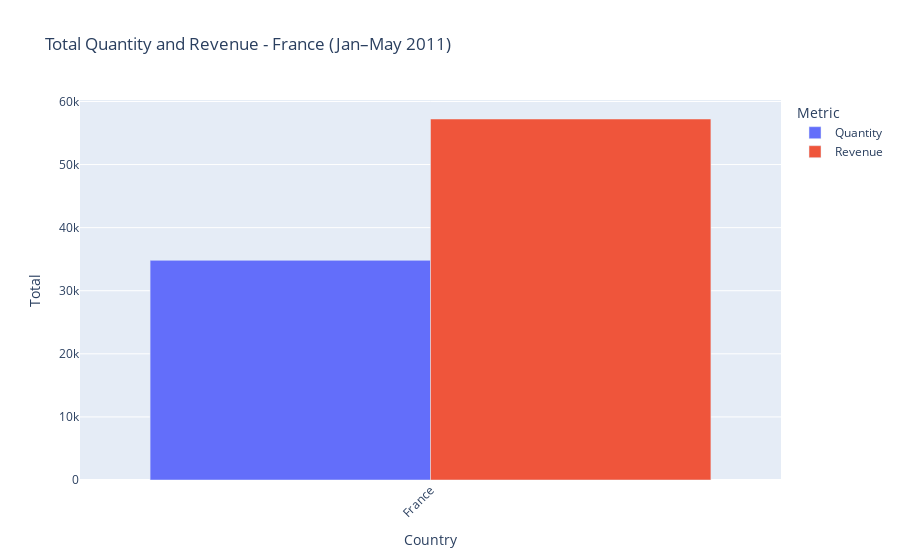

The notebook cell saved with this chart:
### Markdown cell above
## 2. Create an interactive line chart showing quantity and revenue sold to France between January 1st and May 31st 2011.

### Code cell
france = data[(data["InvoiceDate"] >= "2011-01-01") & (data["InvoiceDate"] <= "2011-05-31") & (data['Country'] == "France")]

quantity_revenue_france = france[['Quantity', 'Revenue']].sum()

quantity_revenue_france = quantity_revenue_france.reset_index()
quantity_revenue_france.columns = ['Metric', 'Total']
quantity_revenue_france['Country'] = 'France'

# Plotly Bar Chart
fig = px.bar(
    quantity_revenue_france,
    x='Country',
    y='Total',
    color='Metric',
    barmode='group',
    title='Total Quantity and Revenue - France (Jan–May 2011)'
)

fig.update_layout(xaxis_tickangle=-45)
fig.show()

### Figure 1 — Plotly figure (JSON) as saved in the notebook; plotly's stock layout.template omitted (floating-point values rounded to 4 significant figures)
{"data": [{"alignmentgroup": "True", "hovertemplate": "Metric=Quantity<br>Country=%{x}<br>Total=%{y}<extra></extra>", "legendgroup": "Quantity", "marker": {"color": "#636efa", "pattern": {"shape": ""}}, "name": "Quantity", "offsetgroup": "Quantity", "orientation": "v", "showlegend": true, "textposition": "auto", "type": "bar", "x": ["France"], "xaxis": "x", "y": [34820.0], "yaxis": "y"}, {"alignmentgroup": "True", "hovertemplate": "Metric=Revenue<br>Country=%{x}<br>Total=%{y}<extra></extra>", "legendgroup": "Revenue", "marker": {"color": "#EF553B", "pattern": {"shape": ""}}, "name": "Revenue", "offsetgroup": "Revenue", "orientation": "v", "showlegend": true, "textposition": "auto", "type": "bar", "x": ["France"], "xaxis": "x", "y": [57220.0], "yaxis": "y"}], "layout": {"barmode": "group", "legend": {"title": {"text": "Metric"}, "tracegroupgap": 0}, "title": {"text": "Total Quantity and Revenue - France (Jan–May 2011)"}, "xaxis": {"anchor": "y", "domain": [0, 1], "tickangle": -45, "title": {"text": "Country"}}, "yaxis": {"anchor": "x", "domain": [0, 1], "title": {"text": "Total"}}}}
